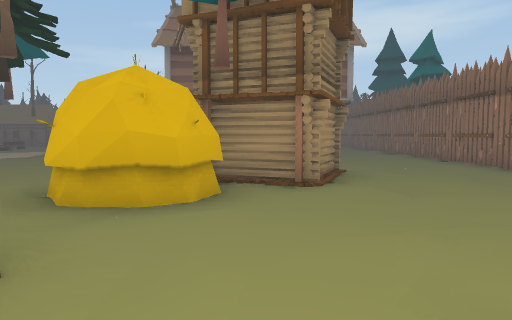
View 1 (above)

24 first-person views from a walk through a 3-D level made in the Unity game engine. The camera is 1.3 m above the floor, tilts 4° down and sees 70° across. The floor is counted in squares, 2 m on a side. Each view is taken from the middle of a square. On the plan, view 1 faces up. The plan holds only what a view shows up to about 11 squares ahead; the rest is blank. The place goes on beyond the plan. The player is left out.

View 2
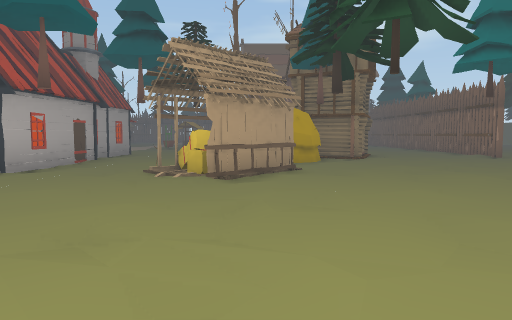

View 3
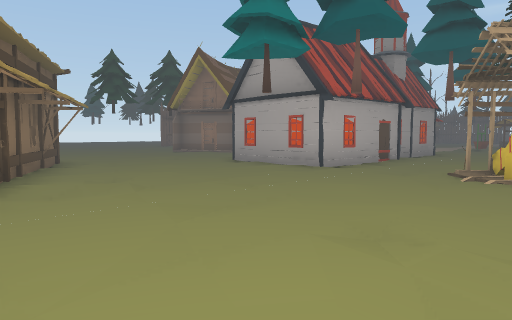

View 4
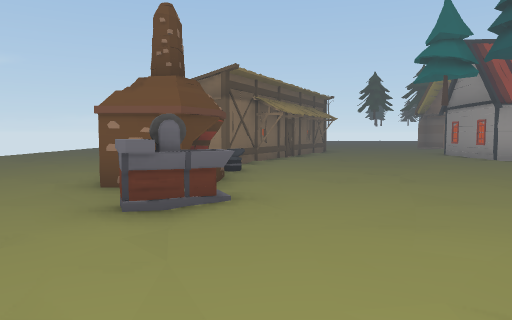

View 5
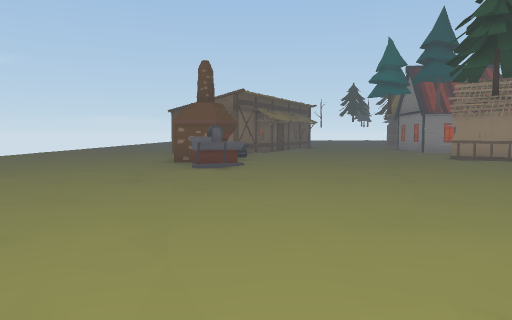

View 6
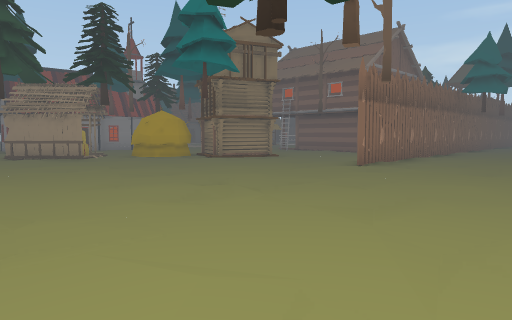

View 7
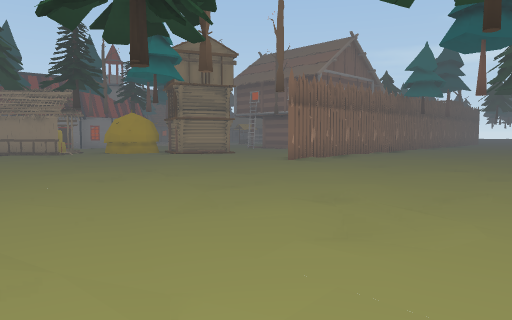

View 8
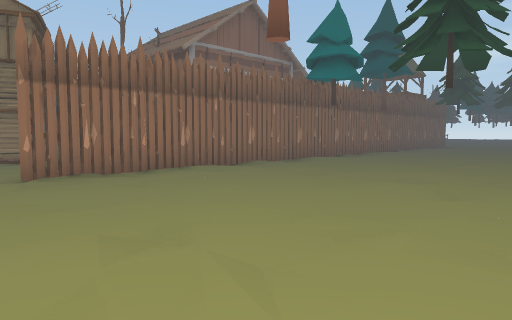

View 9
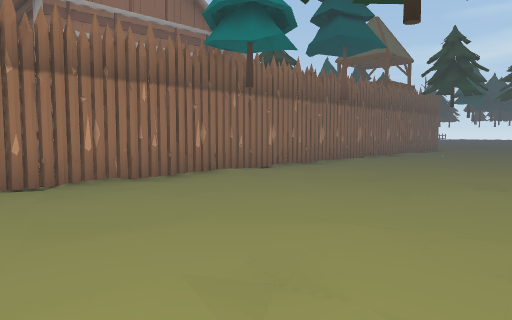

View 10
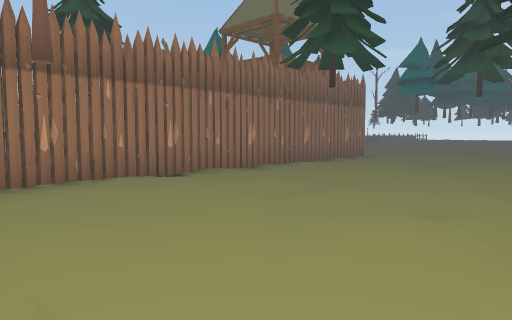

View 11
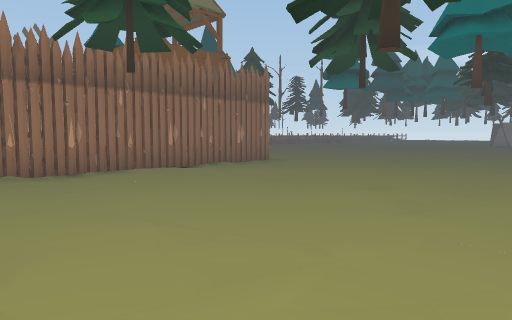

View 12
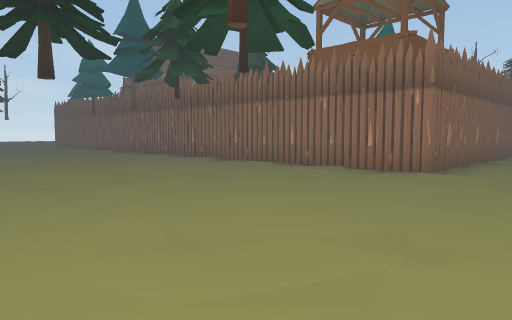

View 13
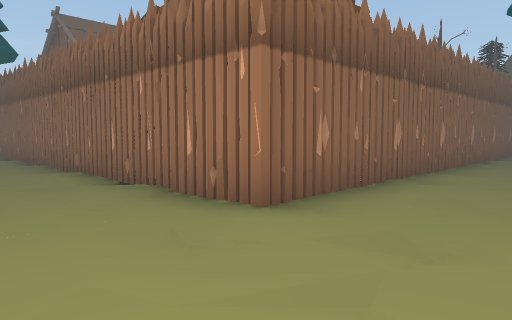

View 14
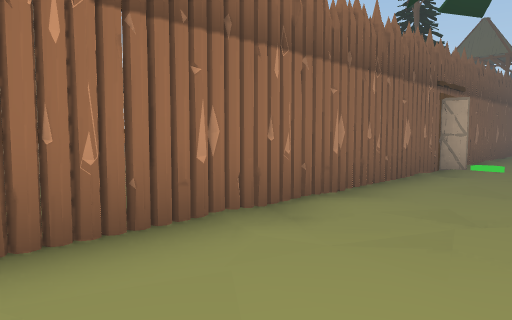

View 15
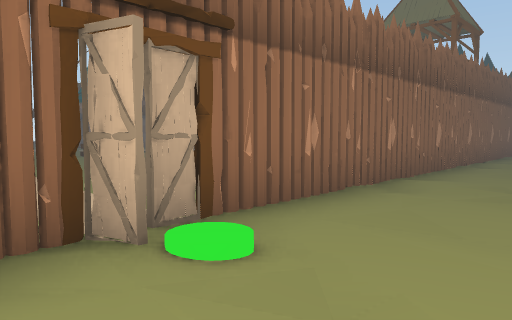

View 16
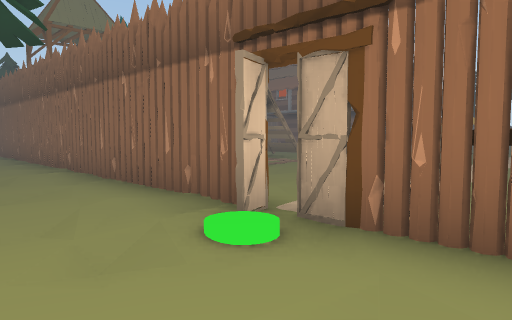

View 17
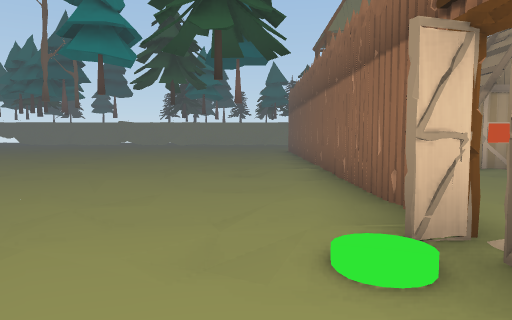

View 18
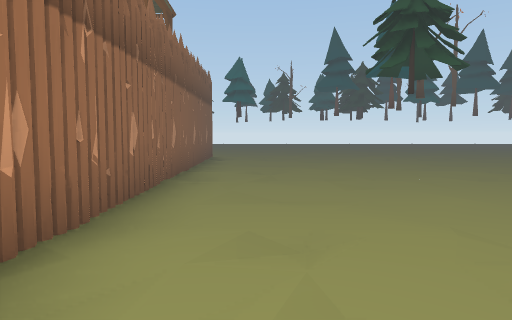

View 19
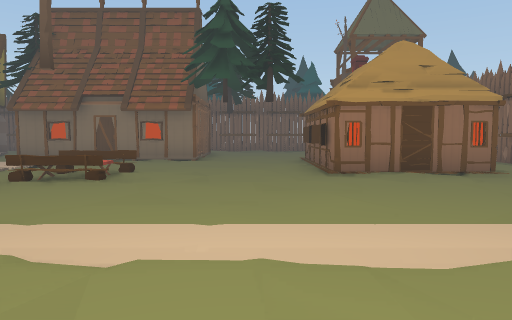

View 20
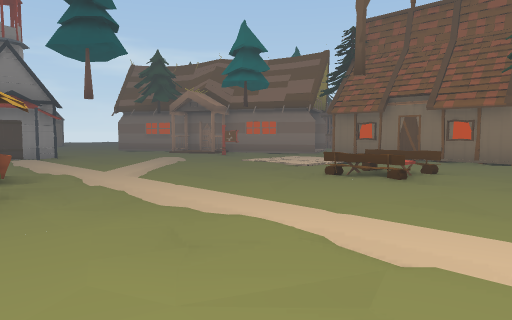

View 21
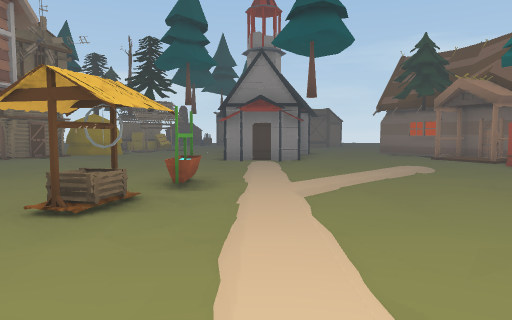

View 22
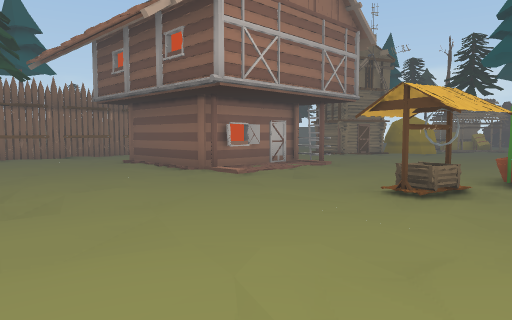

View 23
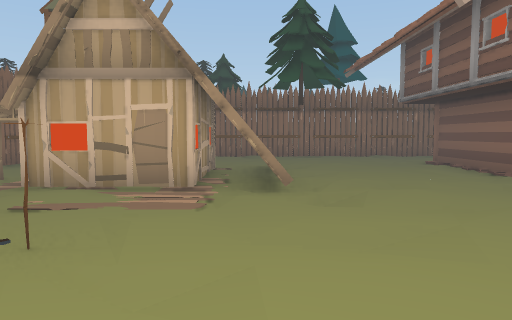

View 24
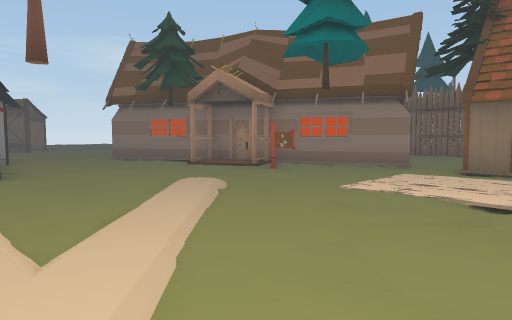

### Floor plan
Key: @ floor where view 1 was taken; # wall or solid block; x gap in a wall; . floor; / step, stairs or slope; F fence; H haystack; B barn; A anvil; T tower; E bench; W well; O other object.
Columns run from 16 left of view 1 to 11 right of it. Each row starts with its distance up from view 1.
 26 ................... ........
 25 ./.../.../.../.../.../.../..
 24 FFFFFFFFFOFFFFFFFFF.F./.../.
 23    ..   ./..   ...T  F.....
 22      #. .....  #  TT F.....
 21      #.../ ../##  TT F.../.
 20   ####.... O..###    F..../.
 19 ........./...x###....F......
 18 ..............#  ....F......
 17 ./.../.../.../.../...F.../..
 16 ###.. E.../.../.../..F..../
 15   #..E ../...........F.....
 14   #........W....../..F.....
 13   #OO..../.W./.####..#.../
 12   .OO./...O... ###   F..../
 11 ........./....#### ..F.....
 10 /#..../.........  ...F.....
  9  #.O./.../.../..  ...F.../.
  8  ###../.../.../.  /..F..../
  7   ###...##/.....# ...#.....
  6    #.... #.....###...F......
  5    #./.. #.../.O##.../.../..
  4    ##./# ##...OO../.../.../.
  3      ..#  #................
  2      ..####..HO............
  1     ./...#..OHH../.../.../..
  0     ../.../.../.@./.../.../.
 -1    .........................
 -2    .................  ......
 -3      ##../.../.../.../
 -4       ###./.../.../.../
 -5         ##B.............
 -6            #AOOOO......
 -7               #../.../
 -8           B.../.../.
 -9          ..........
-10         .........
-11         ./.../..
-12         ..  ..

Where each view was taken, in squares from view 1:
view 1: 0 up, 0 right, facing up
view 2: 5 down, 2 left, facing up
view 3: 5 down, 2 left, facing up-left
view 4: 5 down, 3 right, facing left
view 5: 5 down, 7 right, facing left
view 6: 2 down, 9 right, facing up-left
view 7: 2 down, 11 right, facing up-left
view 8: 4 up, 11 right, facing up-left
view 9: 8 up, 10 right, facing up-left
view 10: 14 up, 10 right, facing up-left
view 11: 17 up, 11 right, facing up-left
view 12: 26 up, 11 right, facing down-left
view 13: 26 up, 7 right, facing down-left
view 14: 26 up, 0 right, facing down-left
view 15: 26 up, 6 left, facing down-left
view 16: 26 up, 9 left, facing down-right
view 17: 25 up, 9 left, facing right
view 18: 25 up, 9 left, facing left
view 19: 18 up, 5 left, facing left
view 20: 18 up, 5 left, facing down-left
view 21: 17 up, 7 left, facing down
view 22: 18 up, 7 left, facing down-right
view 23: 18 up, 7 left, facing right
view 24: 14 up, 7 left, facing down-left
